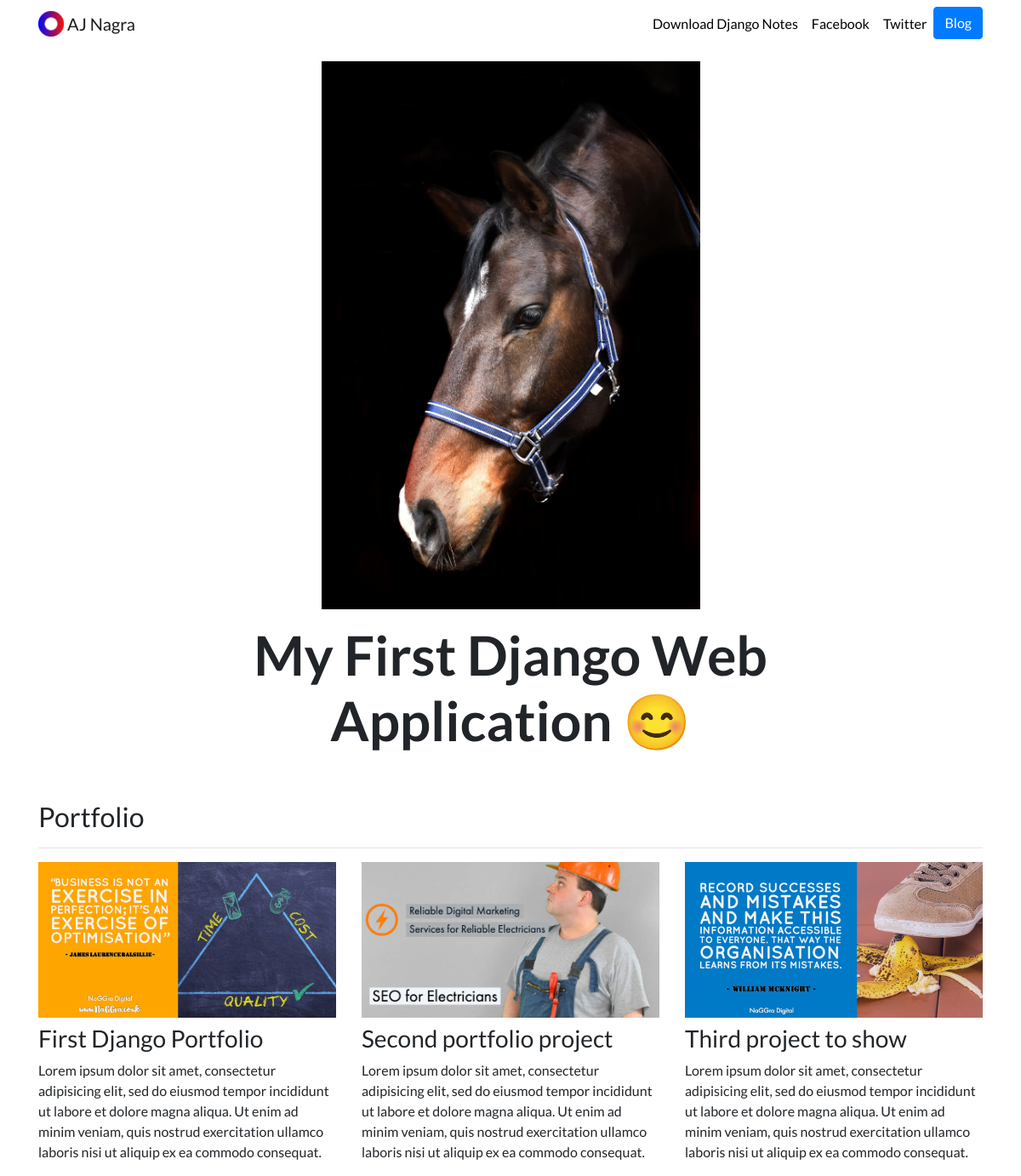
The page / on the database its author committed.
### portfolio/models.py (models this page shows, shortened)
class Project(models.Model):
    title = models.CharField(max_length=100)
    description = models.CharField(max_length=250)
    image = models.ImageField(upload_to='portfolio/images/')
    url = models.URLField(blank=True)

### portfolio/views.py (the view)
# urls.py: 2. Add a URL to urlpatterns:  path('', views.home, name='home')
def home(request):
    projects = Project.objects.all()
    return render(request, 'portfolio/home.html', {'projects':projects})

### portfolio/templates/portfolio/home.html
{%extends 'portfolio/base.html' %}
{% load static %}
{% block content %}
<div class="row justify-content-center my-3">
  <div class="col-5">
    <img src="{% static 'portfolio/Horse.jpeg' %}" class="img-fluid">
  </div>
</div>
<div class="row justify-content-center mb-3">
  <div class="col-md-9 text-center">
    <h1 id="hometext" class="font-weight-bold">My First Django Web Application 😊</h1>
  </div>
</div>
<h2 class="mt-5">Portfolio</h2>
<hr>
<div class="row">
  {% for project in projects %}
  <div class="col-lg-4 col-md-6">
    {% if project.url %}
    <a href="{{ project.url }}">
      <img src="{{ project.image.url }}" class="img-fluid mb-2">
    </a>
    {% else %}
    <img src="{{ project.image.url }}" class="img-fluid mb-2">
    {% endif %}
    <h3>{{ project.title }}</h3>
    <p>{{ project.description }}</p>
  </div>
  {% endfor %}
</div>
{% endblock %}

### portfolio/templates/portfolio/base.html (shortened to what this page needs)
{% load static %}
<!doctype html>
<html lang="en">
  <head>
    <link rel="stylesheet" href="https://stackpath.bootstrapcdn.com/bootstrap/4.4.1/css/bootstrap.min.css">
     <link rel="stylesheet" href="{% static "portfolio/custom.css" %}">
  </head>
  <body>
  <nav id="topNav" class="navbar navbar-expand-md navbar-light">
    <div class="container">
      <a class="navbar-brand" href="{% url 'home' %}">
        <img src="{% static "portfolio/Logo.png" %}" width="30" height="30" class="d-inline-block align-top" alt="Logo">
        <span>AJ Nagra</span>
      </a>
      <div class="collapse navbar-collapse text-center" id="navbarNav">
        <ul class="navbar-nav ml-auto">
          <li class="nav-item">
            <a class="nav-link" href="{% static "portfolio/django_notes.pdf" %}">Download Django Notes</a>
          </li>
          <li class="nav-item">
            <a class="nav-link" href="https://www.facebook.com/NaGGraDigital" target="_blank">Facebook</a>
          </li>
          <li class="nav-item">
            <a class="nav-link" href="https://twitter.com/NaggraDigital" target="_blank">Twitter</a>
          </li>
          <li>
            <a role="button" href="{% url 'blog:all_blogs' %}" class="btn btn-primary">Blog</a>
          </li>
        </ul>
      </div>
    </div>
  </nav>
<div class="container">
    {% block content %}{% endblock %}
</div>
  </body>
</html>

### portfolio/static/portfolio/custom.css (style rules this page uses)
.navbar-nav .nav-link { color: rgba(0,0,0,1) !important; }
body { font-family: 'Lato', sans-serif; }
@media (min-width: 992px) { #hometext { font-size: 4rem; } }

### rows shown on the page
Project: image (picture), title "First Django Portfolio", description "Lorem ipsum dolor sit amet, consectetur adipisicing elit, sed do eiusmod tempor incididunt ut labore et dolore magna aliqua. Ut enim ad minim veniam, quis nostrud exercitation ullamco laboris nisi ut aliquip ex ea commodo consequat."
Project: image (picture), title "Second portfolio project", description "Lorem ipsum dolor sit amet, consectetur adipisicing elit, sed do eiusmod tempor incididunt ut labore et dolore magna aliqua. Ut enim ad minim veniam, quis nostrud exercitation ullamco laboris nisi ut aliquip ex ea commodo consequat."
Project: image (picture), title "Third project to show", description "Lorem ipsum dolor sit amet, consectetur adipisicing elit, sed do eiusmod tempor incididunt ut labore et dolore magna aliqua. Ut enim ad minim veniam, quis nostrud exercitation ullamco laboris nisi ut aliquip ex ea commodo consequat."
